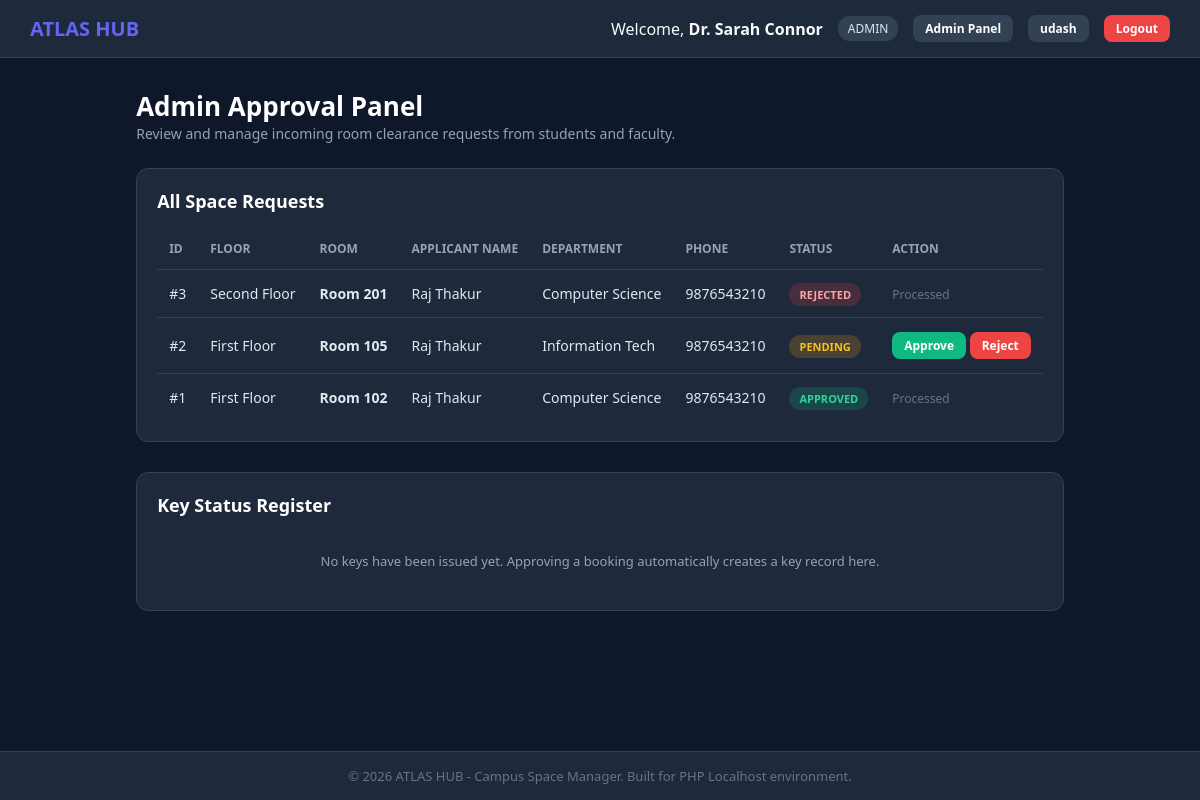
The page /admin.php (signed in) on the database as committed earlier.
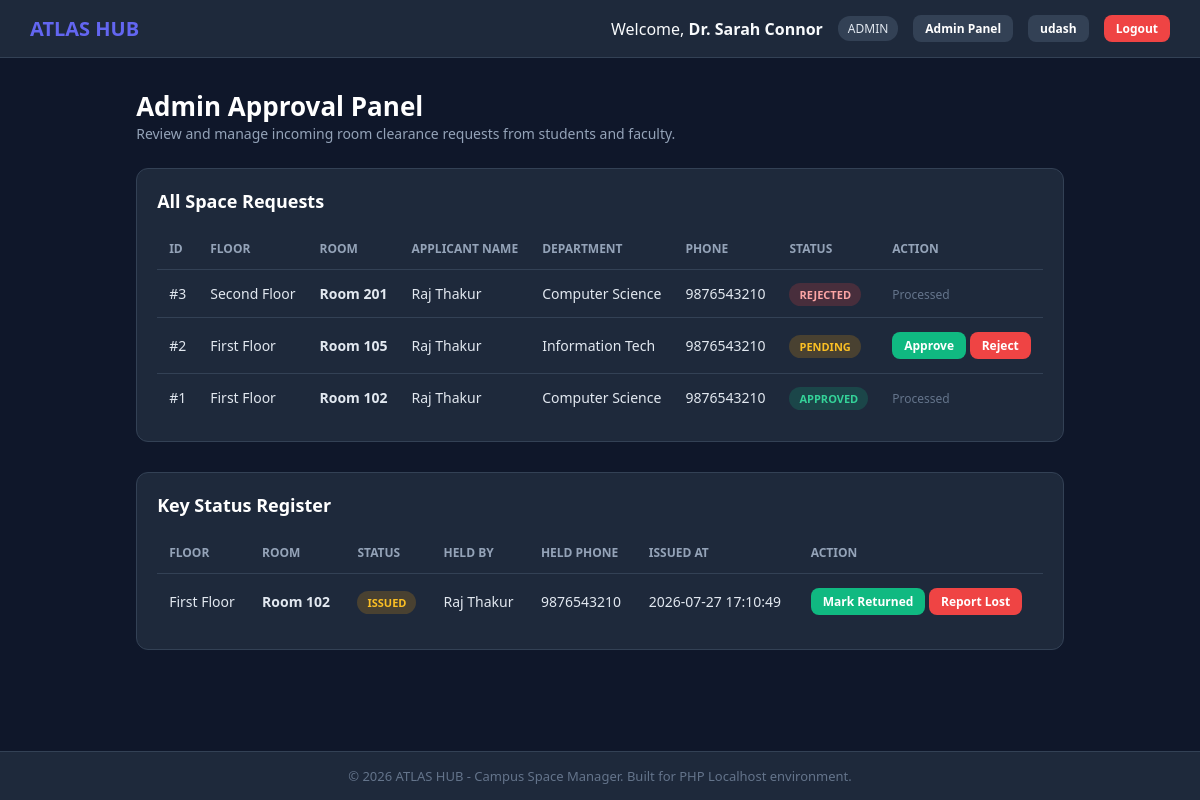
The same page on the database as committed later.
### tables this page shows
CREATE TABLE IF NOT EXISTS bookings (
    id INT AUTO_INCREMENT PRIMARY KEY,
    floor_id INT NOT NULL,
    room_number VARCHAR(20) NOT NULL,
    category ENUM('classroom', 'laboratory') NOT NULL,
    department VARCHAR(100) NOT NULL,
    phone_number VARCHAR(20) NOT NULL,
    user_phone VARCHAR(20) NOT NULL,
    user_name VARCHAR(100) NOT NULL,
    status ENUM('pending', 'approved', 'rejected') DEFAULT 'pending',
    created_at TIMESTAMP DEFAULT CURRENT_TIMESTAMP,
    FOREIGN KEY (floor_id) REFERENCES floors(id) ON DELETE CASCADE
);

CREATE TABLE IF NOT EXISTS floors (
    id INT AUTO_INCREMENT PRIMARY KEY,
    floor_name VARCHAR(50) NOT NULL,
    description TEXT NOT NULL,
    occupancy_rate INT DEFAULT 0,
    total_rooms INT DEFAULT 8,
    occupied INT DEFAULT 0
);

CREATE TABLE IF NOT EXISTS key_status (
    id INT AUTO_INCREMENT PRIMARY KEY,
    floor_id INT NOT NULL,
    room_number VARCHAR(20) NOT NULL,
    booking_id INT DEFAULT NULL,
    status ENUM('in_cabinet', 'issued', 'lost') DEFAULT 'in_cabinet',
    held_by VARCHAR(100) DEFAULT NULL,
    held_by_phone VARCHAR(20) DEFAULT NULL,
    issued_at TIMESTAMP NULL DEFAULT NULL,
    returned_at TIMESTAMP NULL DEFAULT NULL,
    last_updated TIMESTAMP DEFAULT CURRENT_TIMESTAMP ON UPDATE CURRENT_TIMESTAMP,
    UNIQUE KEY unique_room_key (floor_id, room_number),
    FOREIGN KEY (floor_id) REFERENCES floors(id) ON DELETE CASCADE,
    FOREIGN KEY (booking_id) REFERENCES bookings(id) ON DELETE SET NULL
);

### admin.php (the view, shortened to what this page needs)
<?php
require_once 'config.php';
function key_badge_class($status) {
    switch ($status) {
        case 'issued': return 'pending';
    }
}
$all_bookings_sql = "SELECT b.*, f.floor_name FROM bookings b JOIN floors f ON b.floor_id = f.id ORDER BY b.id DESC";
$all_bookings_res = mysqli_query($conn, $all_bookings_sql);
$all_keys_sql = "SELECT k.*, f.floor_name FROM key_status k JOIN floors f ON k.floor_id = f.id ORDER BY f.id ASC, k.room_number ASC";
$all_keys_res = mysqli_query($conn, $all_keys_sql);
include 'header.php';
?>
<div style="margin-bottom: 25px;">
    <h1 style="font-size: 26px; color: #ffffff;">Admin Approval Panel</h1>
    <p style="color: #94a3b8; font-size: 14px;">Review and manage incoming room clearance requests from students and faculty.</p>
</div>
<div class="table-container">
    <h3 style="font-size: 18px; color: #ffffff; margin-bottom: 15px;">All Space Requests</h3>
    <?php if (mysqli_num_rows($all_bookings_res) > 0): ?>
        <table>
            <thead>
                <tr>
                    <th>ID</th>
                    <th>Floor</th>
                    <th>Room</th>
                    <th>Applicant Name</th>
                    <th>Department</th>
                    <th>Phone</th>
                    <th>Status</th>
                    <th>Action</th>
                </tr>
            </thead>
            <tbody>
                <?php while ($b = mysqli_fetch_assoc($all_bookings_res)): ?>
                    <tr>
                        <td>#<?php echo $b['id']; ?></td>
                        <td><?php echo htmlspecialchars($b['floor_name']); ?></td>
                        <td><strong>Room <?php echo htmlspecialchars($b['room_number']); ?></strong></td>
                        <td><?php echo htmlspecialchars($b['user_name']); ?></td>
                        <td><?php echo htmlspecialchars($b['department']); ?></td>
                        <td><?php echo htmlspecialchars($b['phone_number']); ?></td>
                        <td>
                            <span class="badge-status badge-<?php echo strtolower($b['status']); ?>">
                                <?php echo htmlspecialchars($b['status']); ?>
                            </span>
                        </td>
                        <td>
                            <?php if ($b['status'] === 'pending'): ?>
                                <a href="admin.php?action=approve&booking_id=<?php echo $b['id']; ?>" class="btn btn-sm btn-success">Approve</a>
                                <a href="admin.php?action=reject&booking_id=<?php echo $b['id']; ?>" class="btn btn-sm btn-danger">Reject</a>
                            <?php else: ?>
                                <span style="color: #64748b; font-size: 12px;">Processed</span>
                            <?php endif; ?>
                        </td>
                    </tr>
                <?php endwhile; ?>
            </tbody>
        </table>
    <?php else: ?>
        <p style="text-align: center; color: #94a3b8; font-size: 13px; padding: 20px;">
            No booking requests in database.
        </p>
    <?php endif; ?>
</div>
<div class="table-container" style="margin-top: 30px;">
    <h3 style="font-size: 18px; color: #ffffff; margin-bottom: 15px;">Key Status Register</h3>
    <?php if (mysqli_num_rows($all_keys_res) > 0): ?>
        <table>
            <thead>
                <tr>
                    <th>Floor</th>
                    <th>Room</th>
                    <th>Status</th>
                    <th>Held By</th>
                    <th>Held Phone</th>
                    <th>Issued At</th>
                    <th>Action</th>
                </tr>
            </thead>
            <tbody>
                <?php while ($k = mysqli_fetch_assoc($all_keys_res)): ?>
                    <tr>
                        <td><?php echo htmlspecialchars($k['floor_name']); ?></td>
                        <td><strong>Room <?php echo htmlspecialchars($k['room_number']); ?></strong></td>
                        <td>
                            <span class="badge-status badge-<?php echo key_badge_class($k['status']); ?>">
                                <?php echo strtoupper(htmlspecialchars(str_replace('_', ' ', $k['status']))); ?>
                            </span>
                        </td>
                        <td><?php echo $k['held_by'] ? htmlspecialchars($k['held_by']) : '-'; ?></td>
                        <td><?php echo $k['held_by_phone'] ? htmlspecialchars($k['held_by_phone']) : '-'; ?></td>
                        <td><?php echo $k['issued_at'] ? htmlspecialchars($k['issued_at']) : '-'; ?></td>
                        <td>
                            <?php if ($k['status'] === 'issued'): ?>
                                <a href="admin.php?key_action=return&key_id=<?php echo $k['id']; ?>" class="btn btn-sm btn-success">Mark Returned</a>
                                <a href="admin.php?key_action=lost&key_id=<?php echo $k['id']; ?>" class="btn btn-sm btn-danger">Report Lost</a>
                            <?php elseif ($k['status'] === 'lost'): ?>
                                <a href="admin.php?key_action=return&key_id=<?php echo $k['id']; ?>" class="btn btn-sm btn-success">Mark Recovered</a>
                            <?php else: ?>
                                <span style="color: #64748b; font-size: 12px;">In Cabinet</span>
                            <?php endif; ?>
                        </td>
                    </tr>
                <?php endwhile; ?>
            </tbody>
        </table>
    <?php else: ?>
        <p style="text-align: center; color: #94a3b8; font-size: 13px; padding: 20px;">
            No keys have been issued yet. Approving a booking automatically creates a key record here.
        </p>
    <?php endif; ?>
</div>
<?php include 'footer.php'; ?>

### header.php (shortened to what this page needs)
<!DOCTYPE html>
<html lang="en">
<head>
    <link rel="stylesheet" href="style.css">
</head>
<body>
    <header class="navbar">
        <a href="index.php" class="logo">
            ATLAS <span>HUB</span>
        </a>
        <div class="user-info">
            <?php if (isset($_SESSION['user_id'])): ?>
                <span>Welcome, <strong><?php echo htmlspecialchars($_SESSION['user_name']); ?></strong></span>
                <span class="badge"><?php echo strtoupper(htmlspecialchars($_SESSION['user_role'])); ?></span>
                <?php if ($_SESSION['user_role'] === 'admin'): ?>
                    <a href="admin.php" class="btn btn-sm btn-secondary">Admin Panel</a>
                    <a href="index.php" class="btn btn-sm btn-secondary">udash</a>
                <?php endif; ?>
                <a href="logout.php" class="btn btn-sm btn-danger">Logout</a>
            <?php else: ?>
                <a href="login.php" class="btn btn-sm btn-secondary">Login</a>
                <a href="register.php" class="btn btn-sm">Register</a>
            <?php endif; ?>
        </div>
    </header>
    <div class="container">

### footer.php (shortened to what this page needs)
    </div>
    <footer>
        <p>&copy; <?php echo date("Y"); ?> ATLAS HUB - Campus Space Manager. Built for PHP Localhost environment.</p>
    </footer>
</body>
</html>

### style.css (style rules this page uses)
* { margin: 0; padding: 0; box-sizing: border-box; font-family: 'Segoe UI', Tahoma, Geneva, Verdana, sans-serif; }
body { background-color: #0f172a; color: #f8fafc; min-height: 100vh; display: flex; flex-direction: column; }
.navbar { background-color: #1e293b; border-bottom: 1px solid #334155; padding: 15px 30px; display: flex; justify-content: space-between; align-items: center; }
.navbar .logo { font-size: 20px; font-weight: bold; color: #6366f1; text-decoration: none; }
.navbar .user-info { display: flex; align-items: center; gap: 15px; }
.navbar .badge { background-color: #334155; color: #e2e8f0; padding: 4px 10px; border-radius: 12px; font-size: 12px; }
.container { max-width: 1100px; margin: 30px auto; padding: 0 20px; flex: 1; }
.btn { display: inline-block; padding: 10px 20px; background-color: #6366f1; color: #ffffff; border: none; border-radius: 8px; font-size: 14px; font-weight: 600; cursor: pointer; text-decoration: none; text-align: center; transition: background-color 0.2s; }
.btn-secondary { background-color: #334155; color: #ffffff; }
.btn-success { background-color: #10b981; }
.btn-danger { background-color: #ef4444; }
.btn-sm { padding: 5px 12px; font-size: 12px; }
.table-container { background-color: #1e293b; border: 1px solid #334155; border-radius: 12px; padding: 20px; overflow-x: auto; }
table { width: 100%; border-collapse: collapse; text-align: left; font-size: 14px; }
th { color: #94a3b8; padding: 12px; border-bottom: 1px solid #334155; font-size: 12px; text-transform: uppercase; }
td { padding: 14px 12px; border-bottom: 1px solid #334155; color: #e2e8f0; }
tr:last-child td { border-bottom: none; }
.badge-status { padding: 4px 10px; border-radius: 20px; font-size: 11px; font-weight: bold; text-transform: uppercase; }
.badge-approved { background-color: rgba(16, 185, 129, 0.2); color: #34d399; }
.badge-pending { background-color: rgba(245, 158, 11, 0.2); color: #fbbf24; }
.badge-rejected { background-color: rgba(239, 68, 68, 0.2); color: #fca5a5; }
footer { background-color: #1e293b; border-top: 1px solid #334155; text-align: center; padding: 15px; color: #64748b; font-size: 13px; margin-top: auto; }

Rows that differ between the two databases and show on the page:
added key_status: floor.floor_name "First Floor", room_number "102", status "ISSUED", held_by "Raj Thakur", held_by_phone "9876543210", issued_at "2026-07-27 17:10:49"
Other text that changed with them:
text no longer shown: "No keys have been issued yet. Approving a booking automatically creates a key record here."
text now shown: "FLOOR ROOM STATUS HELD BY HELD PHONE ISSUED AT ACTION"
